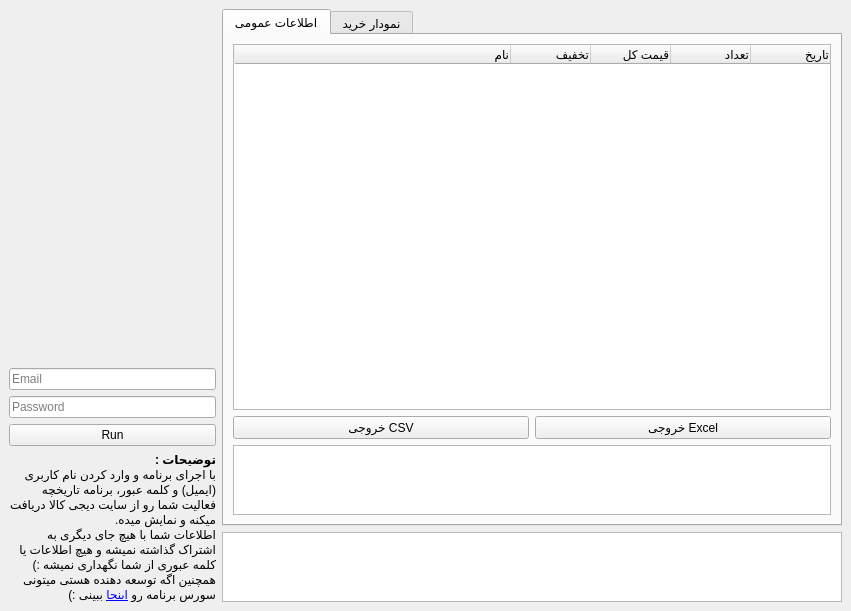
<?xml version="1.0" encoding="UTF-8"?>
<ui version="4.0">
 <class>MainWindow</class>
 <widget class="QMainWindow" name="MainWindow">
  <property name="geometry">
   <rect>
    <x>0</x>
    <y>0</y>
    <width>851</width>
    <height>611</height>
   </rect>
  </property>
  <property name="windowTitle">
   <string>سابقه خرید از دیجی کالا</string>
  </property>
  <widget class="QWidget" name="centralwidget">
   <layout class="QHBoxLayout" name="horizontalLayout" stretch="1,3">
    <item>
     <layout class="QVBoxLayout" name="verticalLayout">
      <item>
       <layout class="QHBoxLayout" name="horizontalLayout_2">
        <item>
         <spacer name="horizontalSpacer">
          <property name="orientation">
           <enum>Qt::Horizontal</enum>
          </property>
          <property name="sizeHint" stdset="0">
           <size>
            <width>40</width>
            <height>20</height>
           </size>
          </property>
         </spacer>
        </item>
        <item>
         <widget class="QLabel" name="logo">
          <property name="maximumSize">
           <size>
            <width>100</width>
            <height>100</height>
           </size>
          </property>
          <property name="text">
           <string/>
          </property>
          <property name="scaledContents">
           <bool>true</bool>
          </property>
          <property name="alignment">
           <set>Qt::AlignCenter</set>
          </property>
         </widget>
        </item>
        <item>
         <spacer name="horizontalSpacer_2">
          <property name="orientation">
           <enum>Qt::Horizontal</enum>
          </property>
          <property name="sizeHint" stdset="0">
           <size>
            <width>40</width>
            <height>20</height>
           </size>
          </property>
         </spacer>
        </item>
       </layout>
      </item>
      <item>
       <spacer name="verticalSpacer">
        <property name="orientation">
         <enum>Qt::Vertical</enum>
        </property>
        <property name="sizeHint" stdset="0">
         <size>
          <width>20</width>
          <height>40</height>
         </size>
        </property>
       </spacer>
      </item>
      <item>
       <widget class="QLineEdit" name="username">
        <property name="text">
         <string/>
        </property>
        <property name="placeholderText">
         <string>Email</string>
        </property>
       </widget>
      </item>
      <item>
       <widget class="QLineEdit" name="password">
        <property name="echoMode">
         <enum>QLineEdit::Password</enum>
        </property>
        <property name="placeholderText">
         <string>Password</string>
        </property>
       </widget>
      </item>
      <item>
       <widget class="QPushButton" name="run">
        <property name="text">
         <string>Run</string>
        </property>
       </widget>
      </item>
      <item>
       <widget class="QLabel" name="descriptionbox">
        <property name="text">
         <string>&lt;b&gt;توضیحات :&lt;/b&gt;&lt;br&gt;با اجرای برنامه و وارد کردن نام کاربری (ایمیل) و کلمه عبور، برنامه تاریخچه فعالیت شما رو از سایت دیجی کالا دریافت میکنه و نمایش میده.&lt;br&gt;اطلاعات شما با هیچ جای دیگری به اشتراک گذاشته نمیشه و هیچ اطلاعات یا کلمه عبوری از شما نگهداری نمیشه :)&lt;br&gt;همچنین اگه توسعه دهنده هستی میتونی سورس برنامه رو &lt;a href='https://github.com/mgmgst/digikala_history' &gt;اینجا&lt;/a&gt; ببینی :)</string>
        </property>
        <property name="textFormat">
         <enum>Qt::RichText</enum>
        </property>
        <property name="wordWrap">
         <bool>true</bool>
        </property>
        <property name="openExternalLinks">
         <bool>true</bool>
        </property>
       </widget>
      </item>
     </layout>
    </item>
    <item>
     <layout class="QVBoxLayout" name="verticalLayout_2" stretch="10,1">
      <item>
       <widget class="QTabWidget" name="tabWidget">
        <property name="currentIndex">
         <number>0</number>
        </property>
        <widget class="QWidget" name="tab">
         <attribute name="title">
          <string>اطلاعات عمومی</string>
         </attribute>
         <layout class="QGridLayout" name="gridLayout">
          <item row="0" column="0">
           <layout class="QVBoxLayout" name="verticalLayout_3" stretch="10,0,1">
            <item>
             <widget class="QTableWidget" name="output_general">
              <property name="layoutDirection">
               <enum>Qt::RightToLeft</enum>
              </property>
              <property name="lineWidth">
               <number>1</number>
              </property>
              <property name="sizeAdjustPolicy">
               <enum>QAbstractScrollArea::AdjustIgnored</enum>
              </property>
              <property name="showGrid">
               <bool>true</bool>
              </property>
              <property name="sortingEnabled">
               <bool>false</bool>
              </property>
              <attribute name="horizontalHeaderCascadingSectionResizes">
               <bool>false</bool>
              </attribute>
              <attribute name="horizontalHeaderDefaultSectionSize">
               <number>80</number>
              </attribute>
              <attribute name="horizontalHeaderMinimumSectionSize">
               <number>38</number>
              </attribute>
              <attribute name="horizontalHeaderShowSortIndicator" stdset="0">
               <bool>false</bool>
              </attribute>
              <attribute name="horizontalHeaderStretchLastSection">
               <bool>true</bool>
              </attribute>
              <attribute name="verticalHeaderCascadingSectionResizes">
               <bool>false</bool>
              </attribute>
              <attribute name="verticalHeaderShowSortIndicator" stdset="0">
               <bool>false</bool>
              </attribute>
              <attribute name="verticalHeaderStretchLastSection">
               <bool>false</bool>
              </attribute>
              <column>
               <property name="text">
                <string>تاریخ</string>
               </property>
               <property name="textAlignment">
                <set>AlignTrailing|AlignVCenter</set>
               </property>
              </column>
              <column>
               <property name="text">
                <string>تعداد</string>
               </property>
               <property name="textAlignment">
                <set>AlignTrailing|AlignVCenter</set>
               </property>
              </column>
              <column>
               <property name="text">
                <string>قیمت کل</string>
               </property>
               <property name="textAlignment">
                <set>AlignTrailing|AlignVCenter</set>
               </property>
              </column>
              <column>
               <property name="text">
                <string>تخفیف</string>
               </property>
               <property name="textAlignment">
                <set>AlignTrailing|AlignVCenter</set>
               </property>
              </column>
              <column>
               <property name="text">
                <string>نام</string>
               </property>
               <property name="textAlignment">
                <set>AlignTrailing|AlignVCenter</set>
               </property>
              </column>
             </widget>
            </item>
            <item>
             <layout class="QHBoxLayout" name="horizontalLayout_3">
              <item>
               <widget class="QPushButton" name="exportCsv">
                <property name="layoutDirection">
                 <enum>Qt::RightToLeft</enum>
                </property>
                <property name="text">
                 <string>خروجی CSV</string>
                </property>
               </widget>
              </item>
              <item>
               <widget class="QPushButton" name="exportExcel">
                <property name="text">
                 <string>خروجی Excel</string>
                </property>
               </widget>
              </item>
             </layout>
            </item>
            <item>
             <widget class="QListWidget" name="output_result">
              <property name="layoutDirection">
               <enum>Qt::RightToLeft</enum>
              </property>
             </widget>
            </item>
           </layout>
          </item>
         </layout>
        </widget>
        <widget class="QWidget" name="tab_2">
         <attribute name="title">
          <string>نمودار خرید</string>
         </attribute>
         <layout class="QVBoxLayout" name="verticalLayout_6">
          <item>
           <layout class="QVBoxLayout" name="verticalLayout_5">
            <item>
             <layout class="QVBoxLayout" name="verticalLayout_4">
              <item>
               <widget class="PlotWidget" name="plot" native="true"/>
              </item>
             </layout>
            </item>
           </layout>
          </item>
         </layout>
        </widget>
       </widget>
      </item>
      <item>
       <widget class="QTextBrowser" name="log"/>
      </item>
     </layout>
    </item>
   </layout>
  </widget>
 </widget>
 <customwidgets>
  <customwidget>
   <class>PlotWidget</class>
   <extends>QWidget</extends>
   <header>plotter.h</header>
   <container>1</container>
  </customwidget>
 </customwidgets>
 <resources/>
 <connections/>
</ui>
